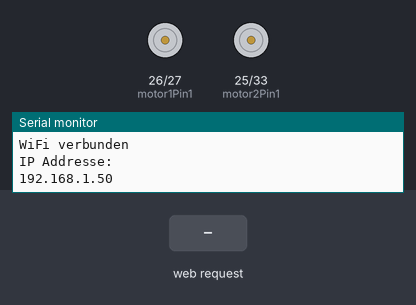
Recording of a sketch running on a simulated ESP32. Parts: motor-driver pin pairs drawn as motors (green arrow = first pin HIGH = forward, orange = second pin HIGH = backward, longer = more drive, scaled by the enable pin), the last lines printed to the serial monitor. Inputs (shaded band) come from the test bench. WiFi joins after 1.5 s; servers stay silent unless stated.

Above: at 2.7 s.
2.8 s: HTTP request GET /forward received
4.3 s: HTTP request GET /right received
5.8 s: HTTP request GET /left received
7.3 s: HTTP request GET /reverse received
8.8 s: HTTP request GET /?value= received
At 9.7 s:
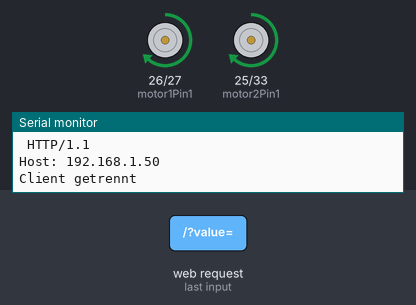
10.3 s: HTTP request GET /stop received
At 10.8 s:
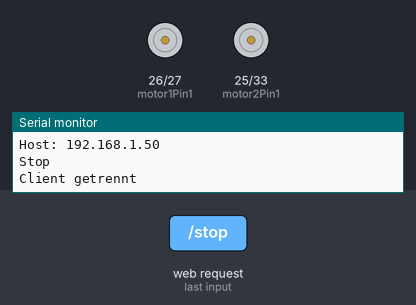
Timing chart, 0 to 12.8 s (numbered marks = the images above; inputs shaded):
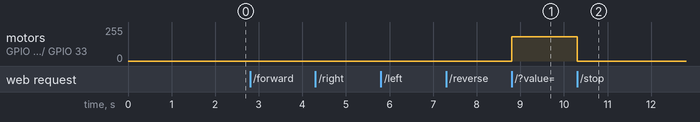

Measured:
- after the input at 8.8 s, motor on GPIO 26 (motor1Pin1) / GPIO 27 (motor1Pin2), motor on GPIO 25 (motor2Pin1) / GPIO 33 (motor2Pin2): stopped → forward 181/255 at once
- after the input at 10.3 s, motor on GPIO 26 (motor1Pin1) / GPIO 27 (motor1Pin2), motor on GPIO 25 (motor2Pin1) / GPIO 33 (motor2Pin2): forward 181/255 → stopped at once

The sketch:

WEB-Robocar-ESP32_DEV_OberLAB-KHF.ino
```cpp
/*

PROGRAMMINFO:

Funktion: ESP32 WEB Server für RoboCar mit fester IP-Adresse .234

Version: 9.02.2021

C++ Arduino IDE V1.8.13

Board: ESP32 DEV Module

Einstellungen:  https://dl.espressif.com/dl/package_esp32_index.json

Librarys
- WiFi.h V0.16.1

// Motor 1
int motor1Pin1 = 27;
int motor1Pin2 = 26;
int enable1Pin = 14;

// Motor 2
int motor2Pin1 = 33;
int motor2Pin2 = 25;
int enable2Pin = 32;

 */


#include <WiFi.h>

const char* ssid     = "xxx";
const char* password = "xxx";

WiFiServer server(80);

String header;

// Feste IP-Adresse
IPAddress local_IP(192, 168, 1, 234);
// Gateway IP Addresse
IPAddress gateway(192, 168, 1, 1);

IPAddress subnet(255, 255, 0, 0);
IPAddress primaryDNS(8, 8, 8, 8);   //optional
IPAddress secondaryDNS(8, 8, 4, 4); //optional

// Motor 1
int motor1Pin1 = 26;
int motor1Pin2 = 27;
int enable1Pin = 14;

// Motor 2
int motor2Pin1 = 25;
int motor2Pin2 = 33;
int enable2Pin = 32;

const int freq = 30000;
const int pwmChannel = 0;
const int resolution = 8;
int dutyCycle = 0;

String valueString = String(5);
int pos1 = 0;
int pos2 = 0;

unsigned long currentTime = millis();

unsigned long previousTime = 0;
// 2000ms = 2s)
const long timeoutTime = 2000;

void setup() {
  Serial.begin(115200);

  // Feste IP-Adresse konfigurieren
  if (!WiFi.config(local_IP, gateway, subnet, primaryDNS, secondaryDNS)) {
    Serial.println("STA konnte nicht konfiguriert werden.");
  }

  // Mit Wi-Fi verbinden
  Serial.print("Verbunden mit ");
  Serial.println(ssid);
  WiFi.begin(ssid, password);
  while (WiFi.status() != WL_CONNECTED) {
    delay(500);
    Serial.print(".");
  }
  // IP-Adresse ausgeben
  Serial.println("");
  Serial.println("WiFi verbunden.");
  Serial.println("IP Addresse: ");
  Serial.println(WiFi.localIP());
  server.begin();


  pinMode(motor1Pin1, OUTPUT);
  pinMode(motor1Pin2, OUTPUT);
  pinMode(motor2Pin1, OUTPUT);
  pinMode(motor2Pin2, OUTPUT);


  ledcSetup(pwmChannel, freq, resolution);

  ledcAttachPin(enable1Pin, pwmChannel);
  ledcAttachPin(enable2Pin, pwmChannel);

  ledcWrite(pwmChannel, dutyCycle);

  Serial.print("Verbunden mit ");
  Serial.println(ssid);
  WiFi.begin(ssid, password);
  while (WiFi.status() != WL_CONNECTED) {
    delay(500);
    Serial.print(".");
  }

  Serial.println("");
  Serial.println("WiFi verbunden");
  Serial.println("IP Addresse: ");
  Serial.println(WiFi.localIP());
  server.begin();
}

void loop(){
  WiFiClient client = server.available();

  if (client) {
    currentTime = millis();
    previousTime = currentTime;
    Serial.println("New Client.");
    String currentLine = "";                //
    while (client.connected() && currentTime - previousTime <= timeoutTime) {
      currentTime = millis();
      if (client.available()) {
        char c = client.read();
        Serial.write(c);
        header += c;
        if (c == '\n') {

          if (currentLine.length() == 0) {

            client.println("HTTP/1.1 200 OK");
            client.println("Content-type:text/html");
            client.println("Verbindung geschlossen");
            client.println();


            if (header.indexOf("GET /forward") >= 0) {
              Serial.println("Forward");
              digitalWrite(motor1Pin1, LOW);
              digitalWrite(motor1Pin2, HIGH);
              digitalWrite(motor2Pin1, LOW);
              digitalWrite(motor2Pin2, HIGH);
            }  else if (header.indexOf("GET /right") >= 0) {
              Serial.println("Left");
              digitalWrite(motor1Pin1, LOW);
              digitalWrite(motor1Pin2, LOW);
              digitalWrite(motor2Pin1, LOW);
              digitalWrite(motor2Pin2, HIGH);
            }  else if (header.indexOf("GET /stop") >= 0) {
              Serial.println("Stop");
              digitalWrite(motor1Pin1, LOW);
              digitalWrite(motor1Pin2, LOW);
              digitalWrite(motor2Pin1, LOW);
              digitalWrite(motor2Pin2, LOW);
            } else if (header.indexOf("GET /left") >= 0) {
              Serial.println("Right");
              digitalWrite(motor1Pin1, LOW);
              digitalWrite(motor1Pin2, HIGH);
              digitalWrite(motor2Pin1, LOW);
              digitalWrite(motor2Pin2, LOW);
            } else if (header.indexOf("GET /reverse") >= 0) {
              Serial.println("Reverse");
              digitalWrite(motor1Pin1, HIGH);
              digitalWrite(motor1Pin2, LOW);
              digitalWrite(motor2Pin1, HIGH);
              digitalWrite(motor2Pin2, LOW);
            }
            // WEB Seite
            client.println("<!DOCTYPE HTML><html>");
            client.println("<head><meta name=\"viewport\" content=\"width=device-width, initial-scale=1\">");
            client.println("<link rel=\"icon\" href=\"data:,\">");
            // CSS
            client.println("<style>html { font-family: Helvetica; display: inline-block; margin: 0px auto; text-align: center;}");
            client.println(".button { -webkit-user-select: none; -moz-user-select: none; -ms-user-select: none; user-select: none; background-color: #00BFFF;");
            client.println("border: none; color: white; padding: 12px 28px; text-decoration: none; font-size: 26px; margin: 1px; cursor: pointer;}");
            client.println(".button2 {background-color: #FE2E2E;}</style>");
            client.println("<script src=\"https://ajax.googleapis.com/ajax/libs/jquery/3.3.1/jquery.min.js\"></script></head>");

            // WEB Seite
            client.println("<body><h2>RoboCar</h2>");
            client.println("<p>IP-Adresse http://192.168.1.234/");
            client.println("<p><button class=\"button\" onclick=\"moveForward()\">Vorw&auml;rts</button></p>");
            client.println("<div style=\"clear: both;\"><p><button class=\"button\" onclick=\"moveLeft()\">Links </button>");
            client.println("<button class=\"button button2\" onclick=\"stopRobot()\">STOPP</button>");
            client.println("<button class=\"button\" onclick=\"moveRight()\">Rechts</button></p></div>");
            client.println("<p><button class=\"button\" onclick=\"moveReverse()\">Zur&uuml;ck</button></p>");
            client.println("<p>Motor Speed: <span id=\"motorSpeed\"></span></p>");
            client.println("<input type=\"range\" min=\"0\" max=\"100\" step=\"25\" id=\"motorSlider\" onchange=\"motorSpeed(this.value)\" value=\"" + valueString + "\"/>");

            client.println("<script>$.ajaxSetup({timeout:1000});");
            client.println("function moveForward() { $.get(\"/forward\"); {Connection: close};}");
            client.println("function moveLeft() { $.get(\"/left\"); {Connection: close};}");
            client.println("function stopRobot() {$.get(\"/stop\"); {Connection: close};}");
            client.println("function moveRight() { $.get(\"/right\"); {Connection: close};}");
            client.println("function moveReverse() { $.get(\"/reverse\"); {Connection: close};}");
            client.println("var slider = document.getElementById(\"motorSlider\");");
            client.println("var motorP = document.getElementById(\"motorSpeed\"); motorP.innerHTML = slider.value;");
            client.println("slider.oninput = function() { slider.value = this.value; motorP.innerHTML = this.value; }");
            client.println("function motorSpeed(pos) { $.get(\"/?value=\" + pos + \"&\"); {Connection: close};}</script>");
            client.println("</html>");

            //Request example: GET /?value=100& HTTP/1.1 - sets PWM duty cycle to 100% = 255
            if(header.indexOf("GET /?value=")>=0) {
              pos1 = header.indexOf('=');
              pos2 = header.indexOf('&');
              valueString = header.substring(pos1+1, pos2);
              //Set motor speed value
              if (valueString == "0") {
                ledcWrite(pwmChannel, 0);
                digitalWrite(motor1Pin1, LOW);
                digitalWrite(motor1Pin2, LOW);
                digitalWrite(motor2Pin1, LOW);
                digitalWrite(motor2Pin2, LOW);
              }
              else {
                dutyCycle = map(valueString.toInt(), 25, 100, 200, 255);
                ledcWrite(pwmChannel, dutyCycle);
                Serial.println(valueString);
              }
            }

            client.println();

            break;
          } else {
            currentLine = "";
          }
        } else if (c != '\r') {
          currentLine += c;
        }
      }
    }

    header = "";

    client.stop();
    Serial.println("Client getrennt");
    Serial.println("");
  }
}
```
